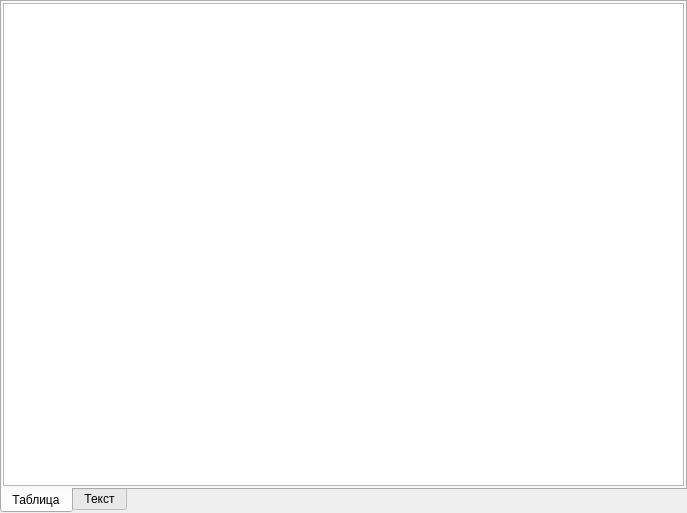
<?xml version="1.0" encoding="UTF-8"?>
<ui version="4.0">
 <class>BabyPostureWidget</class>
 <widget class="QWidget" name="BabyPostureWidget">
  <property name="geometry">
   <rect>
    <x>0</x>
    <y>0</y>
    <width>687</width>
    <height>513</height>
   </rect>
  </property>
  <property name="windowTitle">
   <string>Form</string>
  </property>
  <layout class="QHBoxLayout" name="horizontalLayout">
   <property name="spacing">
    <number>0</number>
   </property>
   <property name="leftMargin">
    <number>0</number>
   </property>
   <property name="topMargin">
    <number>0</number>
   </property>
   <property name="rightMargin">
    <number>0</number>
   </property>
   <property name="bottomMargin">
    <number>0</number>
   </property>
   <item>
    <widget class="QTabWidget" name="twPages">
     <property name="tabPosition">
      <enum>QTabWidget::South</enum>
     </property>
     <property name="currentIndex">
      <number>0</number>
     </property>
     <widget class="QWidget" name="tabTable">
      <attribute name="title">
       <string>Таблица</string>
      </attribute>
      <layout class="QVBoxLayout" name="verticalLayout_2">
       <property name="leftMargin">
        <number>1</number>
       </property>
       <property name="topMargin">
        <number>1</number>
       </property>
       <property name="rightMargin">
        <number>1</number>
       </property>
       <property name="bottomMargin">
        <number>1</number>
       </property>
       <item>
        <widget class="QTreeView" name="tvTable"/>
       </item>
      </layout>
     </widget>
     <widget class="QWidget" name="tabText">
      <attribute name="title">
       <string>Текст</string>
      </attribute>
      <layout class="QVBoxLayout" name="verticalLayout">
       <property name="leftMargin">
        <number>1</number>
       </property>
       <property name="topMargin">
        <number>1</number>
       </property>
       <property name="rightMargin">
        <number>1</number>
       </property>
       <property name="bottomMargin">
        <number>1</number>
       </property>
       <item>
        <widget class="QTextEdit" name="teResume">
         <property name="readOnly">
          <bool>true</bool>
         </property>
        </widget>
       </item>
      </layout>
     </widget>
    </widget>
   </item>
  </layout>
 </widget>
 <resources/>
 <connections/>
</ui>
